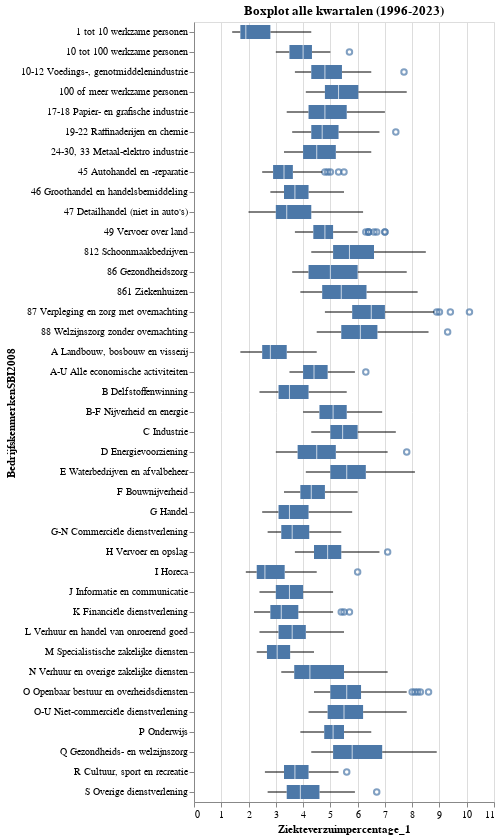

Notebook code cell kept with this figure:
### Code cell
# X-as en Y-as omgedraaid, sorteren op mediaan lijkt nog niet te werken -> UITZOEKEN

order = data_kwartalen.groupby('BedrijfskenmerkenSBI2008')['Ziekteverzuimpercentage_1'].median().sort_values(ascending=False).index.tolist()

alt.Chart(data=data_kwartalen).mark_boxplot().encode(
    x=alt.X('Ziekteverzuimpercentage_1', sort=order), 
    y='BedrijfskenmerkenSBI2008',
    ).properties(title='Boxplot alle kwartalen (1996-2023)')

### Figure 1 — Vega-Lite specification as saved in the notebook (floating-point values rounded to 4 significant figures; data arrays with more than 128 entries replaced by an {"elided": "..."} marker saying what was removed)
{"config": {"view": {"continuousWidth": 300, "continuousHeight": 300}}, "data": {"name": "data-418e6a40fb31719531b01e212cee7283"}, "mark": {"type": "boxplot"}, "encoding": {"x": {"field": "Ziekteverzuimpercentage_1", "sort": ["87 Verpleging en zorg met overnachting", "88 Welzijnszorg zonder overnachting", "Q Gezondheids- en welzijnszorg", "812 Schoonmaakbedrijven", "E Waterbedrijven en afvalbeheer", "O Openbaar bestuur en overheidsdiensten", "O-U Niet-commerciële dienstverlening", "C Industrie", "861 Ziekenhuizen", "100 of meer werkzame personen", "B-F Nijverheid en energie", "P Onderwijs", "86 Gezondheidszorg", "H Vervoer en opslag", "49 Vervoer over land", "17-18 Papier- en grafische industrie", "10-12 Voedings-, genotmiddelenindustrie", "19-22 Raffinaderijen en chemie", "24-30, 33 Metaal-elektro industrie", "D Energievoorziening", "A-U Alle economische activiteiten", "F Bouwnijverheid", "N Verhuur en overige zakelijke diensten", "10 tot 100 werkzame personen", "S Overige dienstverlening", "46 Groothandel en handelsbemiddeling", "R Cultuur, sport en recreatie", "G-N Commerciële dienstverlening", "L Verhuur en handel van onroerend goed", "G Handel", "J Informatie en communicatie", "B Delfstoffenwinning", "47 Detailhandel (niet in auto's)", "45 Autohandel en -reparatie", "K Financiële dienstverlening", "M Specialistische zakelijke diensten", "A Landbouw, bosbouw en visserij", "I Horeca", "1 tot 10 werkzame personen"], "type": "quantitative"}, "y": {"field": "BedrijfskenmerkenSBI2008", "type": "nominal"}}, "title": "Boxplot alle kwartalen (1996-2023)", "$schema": "https://vega.github.io/schema/vega-lite/v5.17.0.json", "datasets": {"data-418e6a40fb31719531b01e212cee7283": {"elided": "4368 records"}}}
